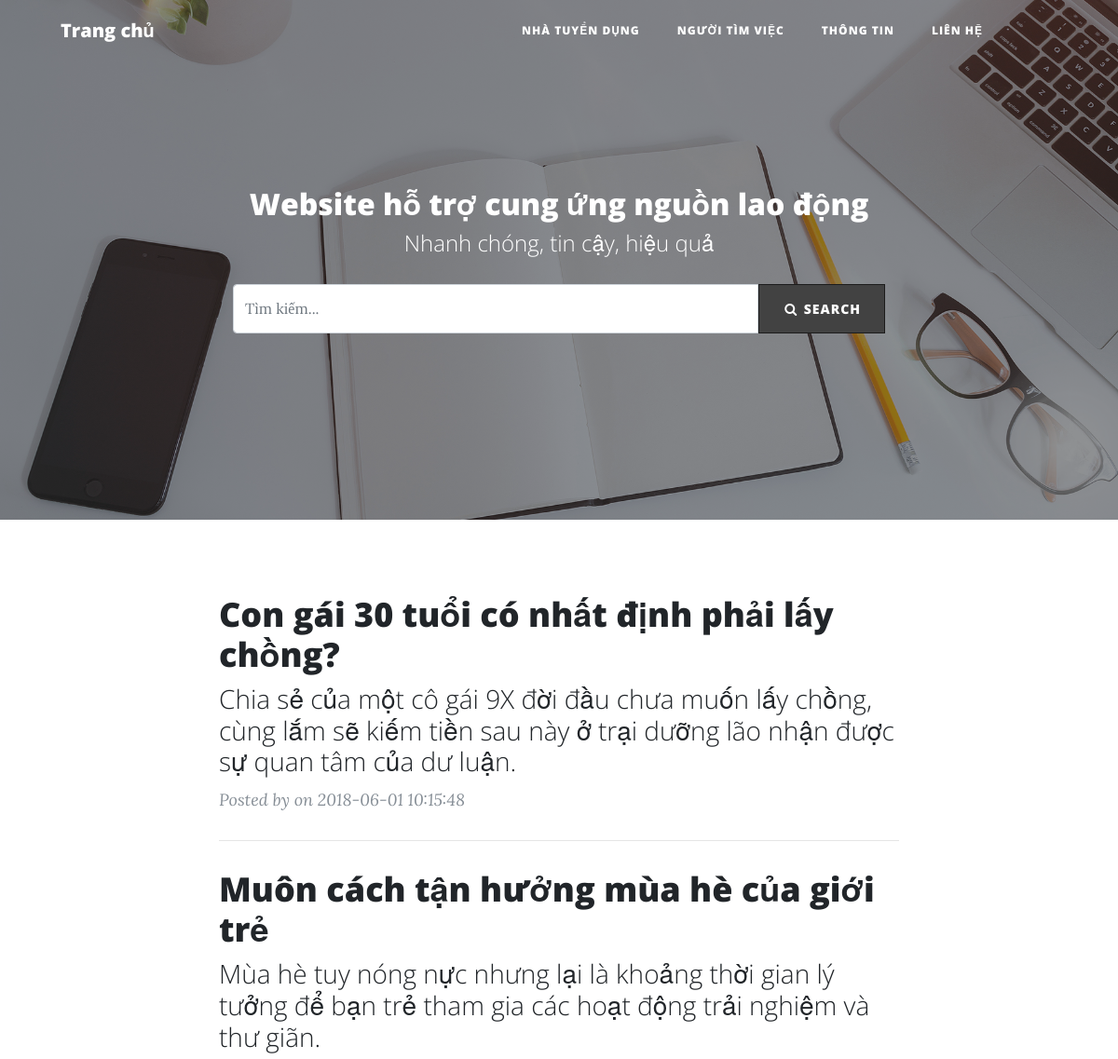
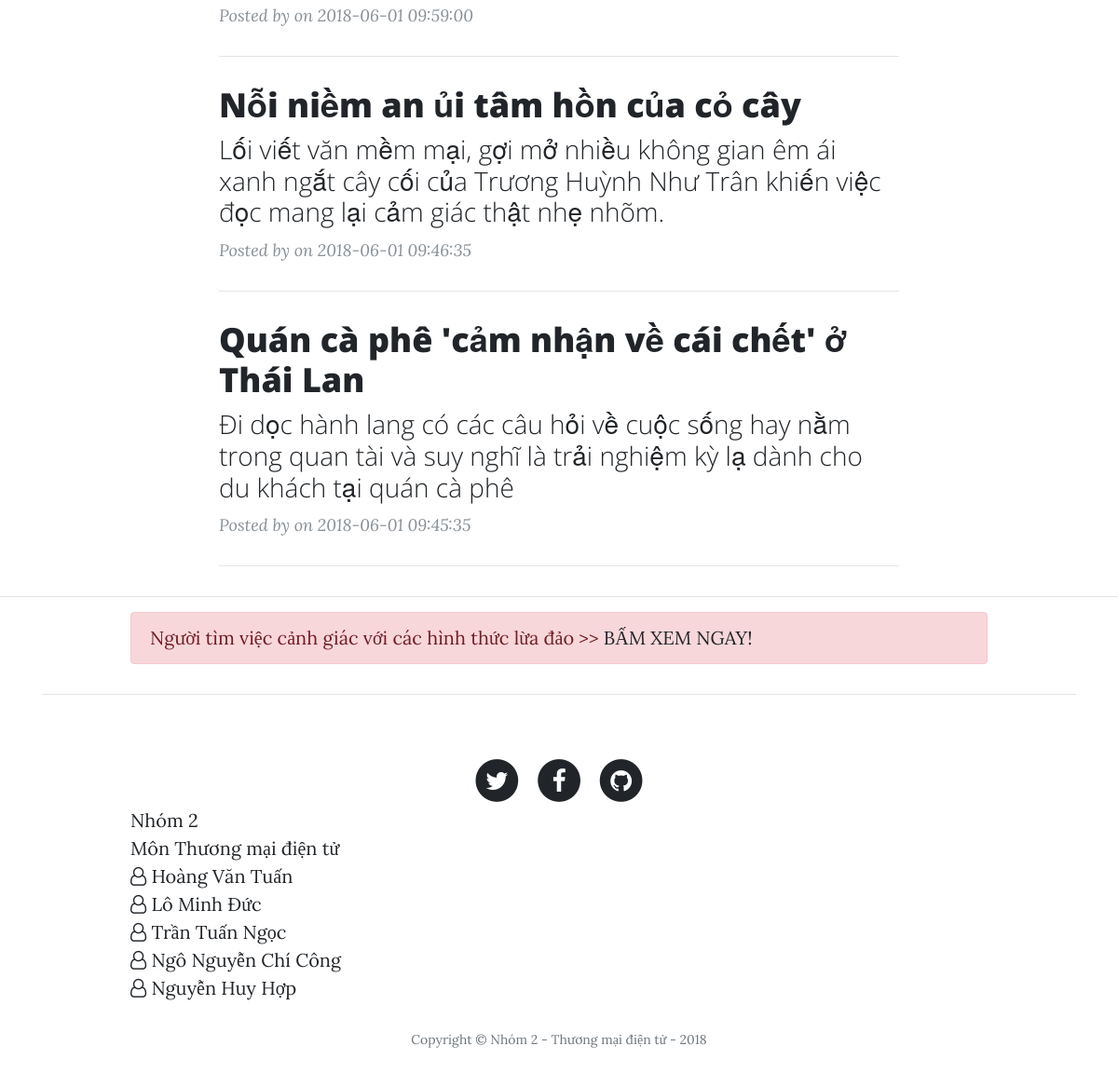
/allPosts.php, run on an earlier commit of the app's database (2 pictures, top to bottom).
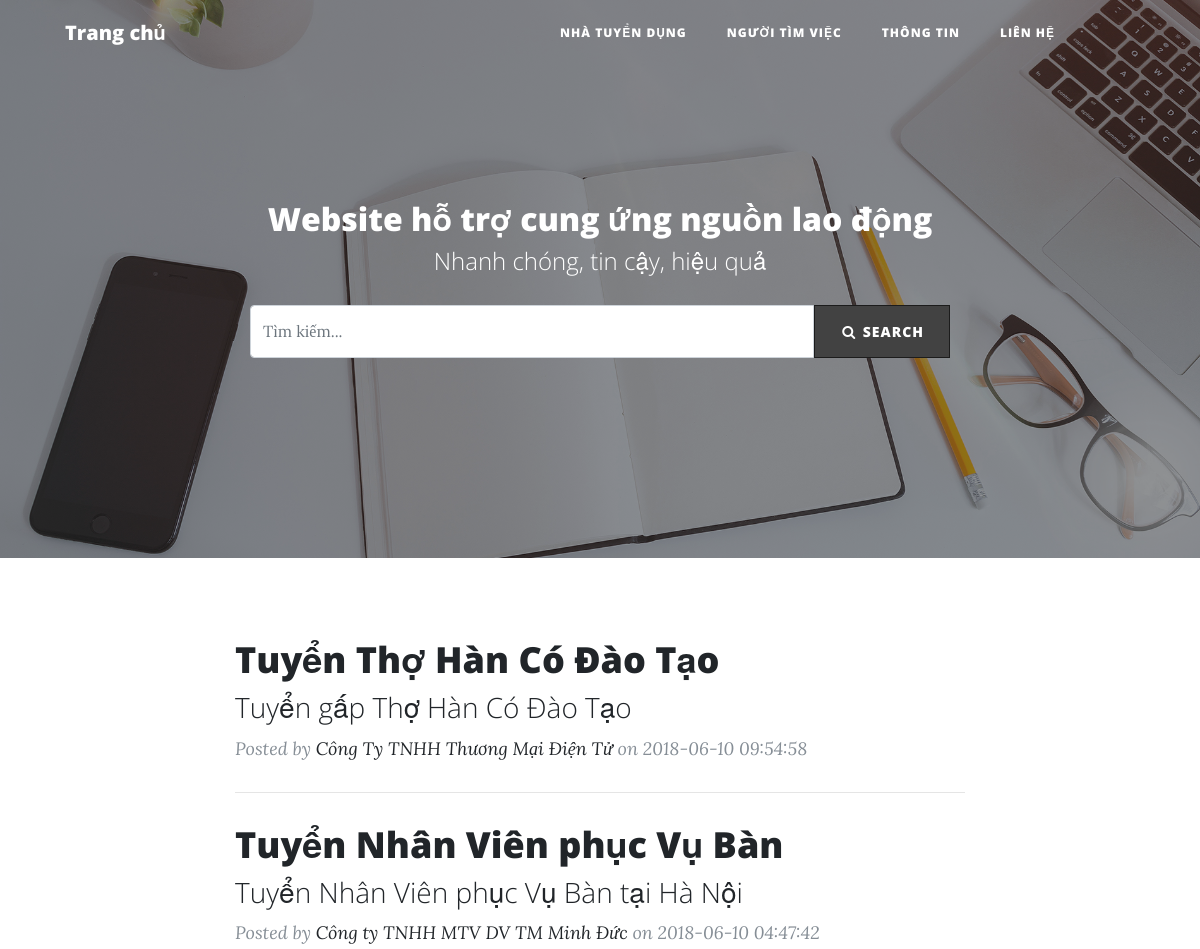
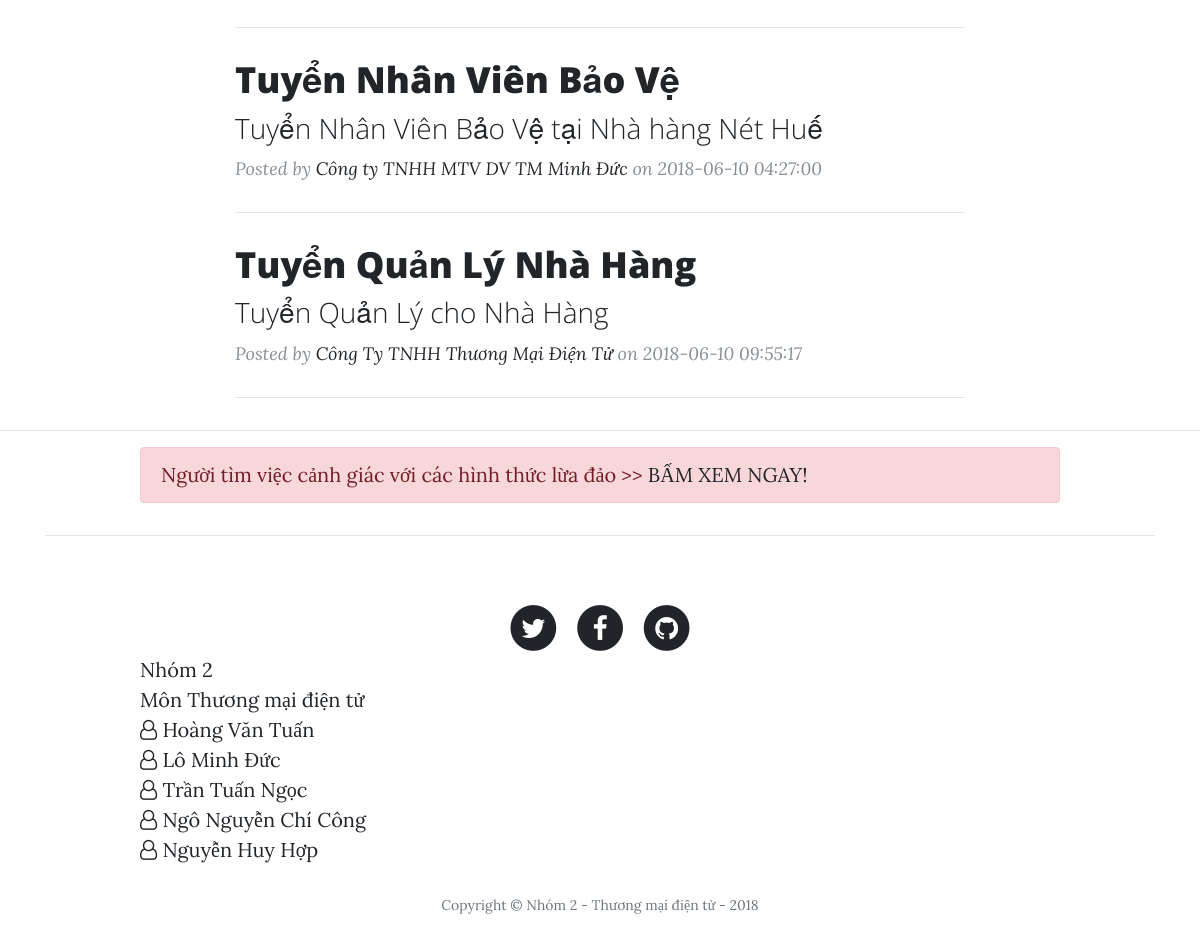
And on a later commit of the database (2 pictures, top to bottom).
### tables this page shows
CREATE TABLE `posts` (
  `id` int(11) NOT NULL,
  `title` varchar(255) NOT NULL,
  `sub_title` varchar(255) NOT NULL,
  `body` text NOT NULL,
  `post_cover` varchar(255) NOT NULL,
  `salary` varchar(255) DEFAULT NULL,
  `experience` varchar(255) DEFAULT NULL,
  `JobType` varchar(255) DEFAULT NULL,
  `location` varchar(255) DEFAULT NULL,
  `AgeRequest` varchar(255) DEFAULT NULL,
  `GenderRequest` varchar(255) DEFAULT NULL,
  `DegreeRequest` varchar(255) DEFAULT NULL,
  `amount` varchar(255) DEFAULT NULL,
  `description` text,
  `benefit` text,
  `FileRequest` text,
  `deadline` text,
  `another` text,
  `created_at` timestamp NOT NULL DEFAULT CURRENT_TIMESTAMP ON UPDATE CURRENT_TIMESTAMP,
  `updated_at` timestamp NOT NULL DEFAULT '0000-00-00 00:00:00',
  `status` tinyint(4) NOT NULL COMMENT '0 - Draft; 1 - Active; 2 - Delete',
  `auth_id` tinyint(4) NOT NULL
);

CREATE TABLE `users` (
  `id` int(11) NOT NULL,
  `namecompany` varchar(255) DEFAULT NULL,
  `representative` varchar(255) DEFAULT NULL,
  `email` varchar(255) DEFAULT NULL,
  `username` varchar(40) NOT NULL,
  `password` varchar(200) NOT NULL,
  `phone` int(11) DEFAULT NULL,
  `address` varchar(255) DEFAULT NULL,
  `skill` text,
  `type_user` int(11) DEFAULT NULL COMMENT '1-admin; 2-công ty; 3-người lđ',
  `created_at` timestamp NOT NULL DEFAULT CURRENT_TIMESTAMP ON UPDATE CURRENT_TIMESTAMP,
  `updated_at` timestamp NOT NULL DEFAULT '0000-00-00 00:00:00',
  `status` int(11) NOT NULL COMMENT '1 - Còn tồn tại; 2 - Đã xuất'
);

### app/func/post.php (called while the page is built, shortened)
<?php
function get_all_posts() {
	global $conn;
	$posts = array();
	$sql = "SELECT posts.id, posts.title, posts.sub_title, posts.body, posts.post_cover, posts.created_at, users.namecompany FROM posts INNER JOIN users WHERE posts.auth_id = users.id AND posts.status = 1 ORDER BY posts.id DESC";
	$result = mysqli_query($conn, $sql);
	if (mysqli_num_rows($result) > 0) {
	    while($row = mysqli_fetch_assoc($result)) {
	        $posts[] = $row;
	    }
	}
	return $posts;
}
?>

### allPosts.php (the view, shortened to what this page needs)
<?php
    include_once('app/init.php');
    include_once('views/_header.php');
    if(isset($_POST['submit'])) {
        if (!empty($_POST['keyword'])){
            $posts = searchPost($_POST['keyword']);
        }else{
            $posts = get_all_posts();
        }
    }else{
        $posts = get_all_posts();
    }
?>
<header class="masthead" style="background-image: url('public/img/home-bg.jpg')">
    <div class="overlay"></div>
    <div class="container">
        <div class="row">
            <div class="col-lg-8 col-md-10 mx-auto">
                <div class="site-heading">
                    <h2>Website hỗ trợ cung ứng nguồn lao động</h2>
                    <span class="subheading">Nhanh chóng, tin cậy, hiệu quả</span>
                    <br>
                    <form action="" method="post">
                        <div class="container">
                            <div class="input-group">
                                <input type="text" class="form-control" name="keyword" placeholder="Tìm kiếm..." value="<?php if (isset($_GET['keyword']) ? $_GET['keyword'] : ''); ?>" />
                                <span class="input-group-btn">
                            <button class="btn btn-search" name="submit" type="submit"><i class="fa fa-search fa-fw"></i> Search</button>
                          </span>
                            </div>
                        </div>
                    </form>
                </div>
            </div>
        </div>
    </div>
</header>
<div class="container">
    <div class="row">
        <div class="col-lg-8 col-md-10 mx-auto">
            <?php
                    foreach ($posts as $post) { ?>
                <div class="post-preview">
                    <a href="post.php?post-id=<?= $post['id'] ?>">
                        <h2 class="post-title">
                                    <?= $post['title'] ?>
                                </h2>
                        <h3 class="post-subtitle">
                                    <?= $post['sub_title'] ?>
                                </h3>
                    </a>
                    <p class="post-meta">Posted by
                        <a href="#">
                            <?= $post['namecompany'] ?>
                        </a>
                        on
                        <?= $post['created_at'] ?>
                    </p>
                </div>
                <hr>
                <?php }
                ?>
        </div>
    </div>
</div>
<hr>
<div class="container">
    <div class="row">
        <div class="col-lg-10 col-md-12 mx-auto">
            <div class="alert alert-danger" role="alert">Người tìm việc cảnh giác với các hình thức lừa đảo <span class="red"> >> <a href="waring.php"> BẤM XEM NGAY!</a></span> </div>
        </div>
    </div>
    <hr>
</div>
<?php
    include_once('views/_footer.php');
?>

What changed in the data, as far as the page shows it:
removed posts: title "Con gái 30 tuổi có nhất định phải lấy chồng?", sub_title "Chia sẻ của một cô gái 9X đời đầu chưa muốn lấy chồng, cùng lắm sẽ kiếm tiền sau này ở trại dưỡng lão nhận được sự quan tâm của dư luận.", created_at "2018-06-01 10:15:48"
removed posts: title "Muôn cách tận hưởng mùa hè của giới trẻ", sub_title "Mùa hè tuy nóng nực nhưng lại là khoảng thời gian lý tưởng để bạn trẻ tham gia các hoạt động trải nghiệm và thư giãn.", created_at "2018-06-01 09:59:00"
removed posts: title "Nỗi niềm an ủi tâm hồn của cỏ cây", sub_title "Lối viết văn mềm mại, gợi mở nhiều không gian êm ái xanh ngắt cây cối của Trương Huỳnh Như Trân khiến việc đọc mang lại cảm giác thật nhẹ nhõm.", created_at "2018-06-01 09:46:35"
removed posts: title "Quán cà phê 'cảm nhận về cái chết' ở Thái Lan", sub_title "Đi dọc hành lang có các câu hỏi về cuộc sống hay nằm trong quan tài và suy nghĩ là trải nghiệm kỳ lạ dành cho du khách tại quán cà phê", created_at "2018-06-01 09:45:35"
added posts: title "Tuyển Thợ Hàn Có Đào Tạo", sub_title "Tuyển gấp Thợ Hàn Có Đào Tạo", users.namecompany "Công Ty TNHH Thương Mại Điện Tử", created_at "2018-06-10 09:54:58"
added posts: title "Tuyển Nhân Viên phục Vụ Bàn", sub_title "Tuyển Nhân Viên phục Vụ Bàn tại Hà Nội", users.namecompany "Công ty TNHH MTV DV TM Minh Đức", created_at "2018-06-10 04:47:42"
added posts: title "Tuyển Nhân Viên Bảo Vệ", sub_title "Tuyển Nhân Viên Bảo Vệ tại Nhà hàng Nét Huế", users.namecompany "Công ty TNHH MTV DV TM Minh Đức", created_at "2018-06-10 04:27:00"
added posts: title "Tuyển Quản Lý Nhà Hàng", sub_title "Tuyển Quản Lý cho Nhà Hàng", users.namecompany "Công Ty TNHH Thương Mại Điện Tử", created_at "2018-06-10 09:55:17"
